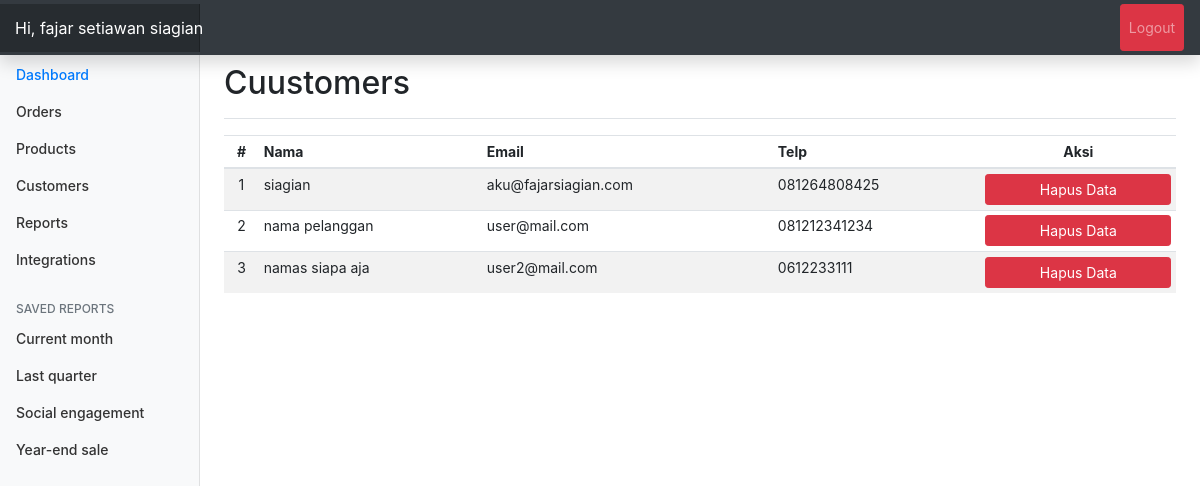
The page /admin/index.php?page=customers (signed in) on the database its author committed.
### tables this page shows
CREATE TABLE `customers` (
  `id_pelanggan` varchar(50) NOT NULL,
  `email_pelanggan` varchar(100) NOT NULL,
  `pass_pelanggan` varchar(100) NOT NULL,
  `nm_pelanggan` varchar(255) NOT NULL,
  `telp_pelanggan` varchar(20) NOT NULL,
  `alamat` text NOT NULL,
  `registered` datetime NOT NULL DEFAULT CURRENT_TIMESTAMP
);

### admin/customers.php (the view)
<div class="d-flex justify-content-between flex-wrap flex-md-nowrap align-items-center pt-3 pb-2 mb-3 border-bottom">
	<h1 class="h2">Cuustomers</h1>
</div>
<div class="table-responsive">
	<table class="table table-striped table-sm">
		<thead>
			<tr>
				<th class="text-center">#</th>
				<th>Nama</th>
				<th>Email</th>
				<th>Telp</th>
				<th class="text-center">Aksi</th>
			</tr>
		</thead>
		<tbody>
			<?php
			$no = 1;
			$query_customers = "SELECT * FROM customers";
			$sql_customers = mysqli_query($koneksi, $query_customers) or die(mysqli_error($koneksi));
			while($customers = mysqli_fetch_assoc($sql_customers)):
			?>
			<tr>
				<td align="center"><?=$no++;?></td>
				<td><?=$customers['nm_pelanggan'];?></td>
				<td><?=$customers['email_pelanggan'];?></td>
				<td><?=$customers['telp_pelanggan'];?></td>
				<td>
					<a href="" class="btn btn-sm btn-block btn-danger">Hapus Data</a>
				</td>
			</tr>
			<?php
			endwhile;
			?>
		</tbody>
	</table>
</div>

### admin/assets/css/admin.css (style rules this page uses)
body { font-size: .875rem; }

### rows shown on the page
customers: nm_pelanggan "siagian", email_pelanggan "aku@fajarsiagian.com", telp_pelanggan "081264808425"
customers: nm_pelanggan "nama pelanggan", email_pelanggan "user@mail.com", telp_pelanggan "081212341234"
customers: nm_pelanggan "namas siapa aja", email_pelanggan "user2@mail.com", telp_pelanggan "0612233111"

### other values the page prints
$admin "fajar setiawan siagian"
